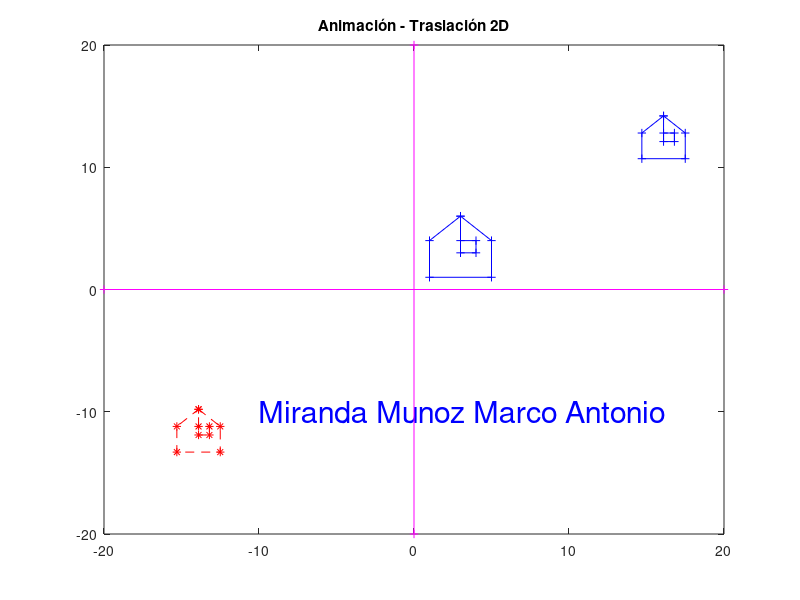

This chart was generated by the following MATLAB code:
clc         #Limpia "Ventana de comandos"
clear all   #Limpia "Espacio de trabajo"
#close all  #Cierra las Ventanas abiertas
#format rat
format short
output_precision(2) # utilizar 2 decimales
#Miranda Munoz Marco Antonio
disp("Miranda Munoz Marco Antonio")
# Miranda Munoz Marco Antonio
#***********************************
P1 = [ 3  5  5
       6  4  1
       1  1  1 ];
P2 = [ 1  1  3
       1  4  6
       1  1  1 ];
P3 = [ 3  4  4  3
       3  3  4  4
       1  1  1  1 ];

P = [ P1 P2 P3 ];

# Ajustar el tamaño inicial de la casa
Sx = 0.7;
Sy = 0.7;
S = [ Sx  0    0
      0  Sy    0
      0   0    1 ];

# Ajustar la posición inicial de la casa
Tx = 14;
Ty = 10;
T = [ 1  0   Tx
      0  1   Ty
      0  0    1 ];

# Aplicar las 2 transformaciones anteriores
P0 = P;
P = T*S*P;

#***********************************
# Comienza el proceso de animaci�n
#***********************************
#Miranda Munoz Marco Antonio

# Matriz de desplazamiento de la animación
Tx = -0.5;
Ty = -0.4;
T = [ 1  0   Tx
      0  1   Ty
      0  0    1 ]
#***********************************
figure(1)
dx = 20;
dy = 20;
Pp = P;
for i=1:60;  # 60 ciclos
  Pp = T*Pp;

  hold off
  plot(P0(1,:), P0(2,:), "-+b")
  hold on
  plot(P(1,:), P(2,:), "-+b")
  axis( [-dx  dx  -dy  dy] )
  plot(Pp(1,:), Pp(2,:), "--*r")
  ##############
  title("Animación - Traslación 2D")
  text(-10, -10, "Miranda Munoz Marco Antonio",
               "fontsize", 22, "color", "b")
  # Eje X
  Ex = [ -dx   dx
           0    0
           1    1 ];
  plot(Ex(1,:), Ex(2,:), "-+m")
  # Eje Y
  Ey = [   0    0
         -dy   dy
           1    1 ];
  plot(Ey(1,:), Ey(2,:), "-+m")
  ##############
  pause(0.025)
end;
#***********************************
# Miranda Munoz Marco Antonio

Puntos_Pp = Pp(:,1:4);
